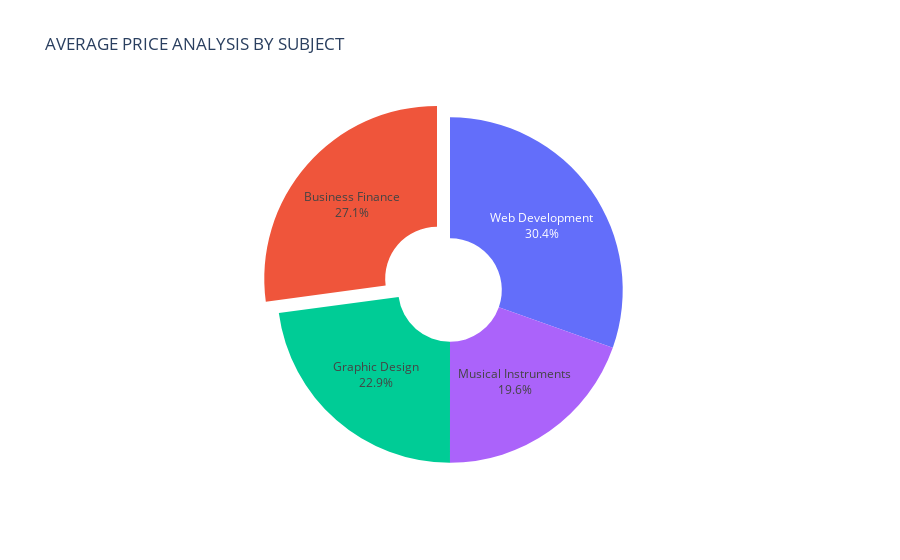

The code cell stored with this chart in its notebook:
### Code cell
# Compute the average price of courses for each subject category
avg_price_by_subject = data.groupby('subject')["price"].mean().reset_index()

# Create a pie chart using Plotly Express with average prices as values, subject categories as names,
# and a title describing the visualization
fig = px.pie(avg_price_by_subject, values='price', names='subject', 
             title='AVERAGE PRICE ANALYSIS BY SUBJECT', 
             template='plotly', hole=0.3)

# Hide the legend in the pie chart
fig.update_layout(showlegend=False)

# Customize text information to display percentage and labels, and adjust slice separation
fig.update_traces(textinfo='percent+label', pull=[0.1, 0])  

# Display the pie chart
fig.show()

### Figure 1 — Plotly figure (JSON) as saved in the notebook; plotly's stock layout.template omitted (floating-point values rounded to 4 significant figures)
{"data": [{"domain": {"x": [0, 1], "y": [0, 1]}, "hole": 0.3, "hovertemplate": "subject=%{label}<br>price=%{value}<extra></extra>", "labels": ["Business Finance", "Graphic Design", "Musical Instruments", "Web Development"], "legendgroup": "", "name": "", "pull": [0.1, 0], "showlegend": true, "textinfo": "percent+label", "type": "pie", "values": [68.69, 57.89, 49.56, 77.04]}], "layout": {"legend": {"tracegroupgap": 0}, "showlegend": false, "title": {"text": "AVERAGE PRICE ANALYSIS BY SUBJECT"}}}
